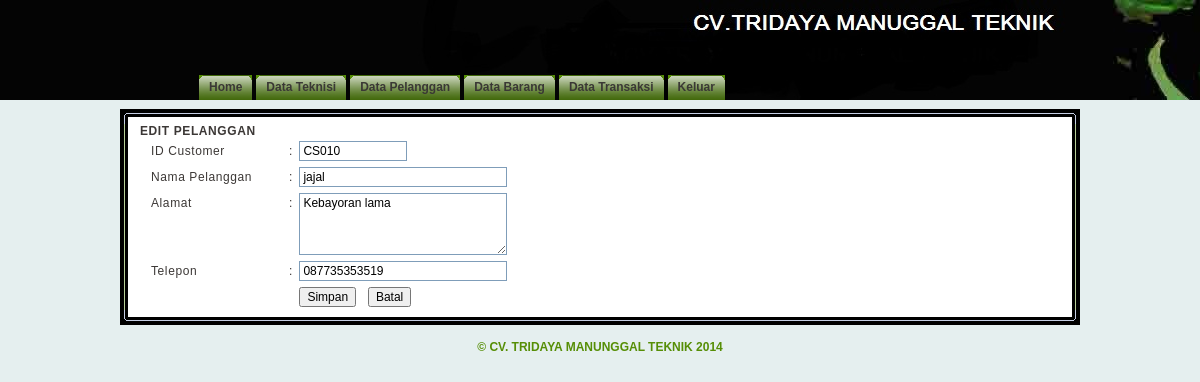
The app's page /admin.php?page=customer_edit&aksi=edit&id_cust=CS010 (signed in) with its own data.
### tables this page shows
CREATE TABLE `customer` (
  `id_cust` varchar(5) NOT NULL,
  `nama` varchar(100) NOT NULL,
  `alamat` varchar(100) NOT NULL,
  `ktp` varchar(50) NOT NULL,
  `tempat_lahir` varchar(50) NOT NULL,
  `tanggal_lahir` date NOT NULL,
  `telepon` varchar(15) NOT NULL,
  PRIMARY KEY (`id_cust`)
);

### include/class.php (called while the page is built, shortened)
<?php
class customer {
    function bacadata($field, $id_cust) {
        $query = mysql_query("SELECT * FROM customer WHERE id_cust = '$id_cust'");
        $data = mysql_fetch_array($query);
        if ($field == 'id_cust')
            return $data['id_cust'];
        else if ($field == 'nama')
            return $data['nama'];
        else if ($field == 'alamat')
            return $data['alamat'];
        else if ($field == 'ktp')
            return $data['ktp'];
        else if ($field == 'tempat_lahir')
            return $data['tempat_lahir'];
        else if ($field == 'tanggal_lahir')
            return $data['tanggal_lahir'];
        else if ($field == 'telepon')
            return $data['telepon'];
    }
}
?>

### customer_edit.php (the view, shortened to what this page needs)
<?php
include_once 'include/class.php';
$cust = new customer();
if (isset($_GET['aksi']))
{
	if ($_GET['aksi'] == 'hapus')
	{
		$id = $_GET['id_cust'];
		$cust->hapuscust($id);
	}
	else if ($_GET['aksi'] == 'edit')
	{
		$id = $_GET['id_cust'];
?>
<link rel="stylesheet" href="kalender/calendar.css" type="text/css">
<b>EDIT PELANGGAN</b>
<table width="100%"  border="0" cellspacing="0" cellpadding="3">
	<form name="customer" action="?page=customer_edit&aksi=update" method="post" onsubmit="return chekForm(this)">
		<tr>
			<td width="15%"><div class="tabtxt">ID Customer</div></td>
			<td width="2%"><div class="tabtxt">:</div></td>
			<td width="83%">
				<input name="id_cust" style="width:100px" type="textfield" class="tfield" value="<?php echo $cust->bacadata('id_cust',$id); ?>" readonly>
			</td>
    </tr>
    <tr>
			<td width="15%"><div class="tabtxt">Nama Pelanggan</div></td>
			<td width="2%"><div class="tabtxt">:</div></td>
			<td width="83%">
				<input name="nama" style="width:200px" type="textfield" class="tfield" value="<?php echo $cust->bacadata('nama',$id);?>">
			</td>
		</tr>
		<tr>
			<td valign="top"><div class="tabtxt">Alamat</div></td>
			<td valign="top"><div class="tabtxt">:</div></td>
			<td>
				<textarea name="alamat" style="width:200px" class="tfield" rows="4"><?php echo $cust->bacadata('alamat',$id);?></textarea>
			</td>
		</tr>
        <tr>
			<td><div class="tabtxt">Telepon</div></td>
			<td><div class="tabtxt">:</div></td>
			<td>
				<input name="ktp" style="width:200px" type="textfield" class="tfield" value="<?php echo $cust->bacadata('ktp',$id);?>">
			</td>
		</tr>
		<tr>
			<td colspan="2">&nbsp;</td>
			<td>
				<input name="submit" type="submit" class="button" value="Simpan">&nbsp;&nbsp;
				<input type="button" class="button" value="Batal" onclick=self.history.back()>
			</td>
		</tr>
	</form>
</table>
<?php
	}
	else if ($_GET['aksi'] == 'update') {
		$cust->updatecust($_POST['id_cust'],$_POST['nama'],$_POST['alamat'],$_POST['ktp'],$_POST['tmpt_lahir'], tgl_ind_to_eng($_POST['tgl_lahir']),$_POST['telp']);
	}
}
?>

### css/style2.css (style rules this page uses)
html, body { margin: 0; padding: 0; background: #e5efef url(../images/header.jpg) top repeat-x; font: 12px Tahoma, Arial, "Trebuchet MS"; color: #3C3836; }
.rbox02 form { margin: 0; padding: 0; }
.tabtxt { padding: 3px 0 3px 8px; }
.tfield { background: #FFF; width: 120px; font-family: Tahoma, Arial, "Trebuchet MS"; font-size: 12px; font-weight: normal; padding: 2px 3px 2px 3px; border: 1px solid #7F9DB9; }
.button { font-size: 12px; }

### records on screen
customer: id_cust "CS010", nama "jajal", alamat "Kebayoran lama", ktp "087735353519"
